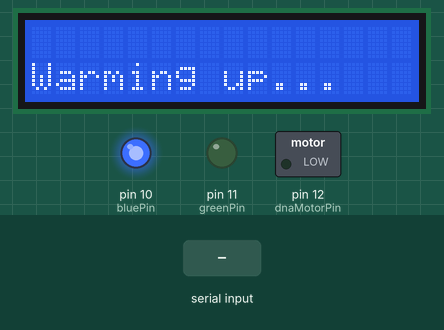
The sketch below on a simulated Arduino Uno, built with avr-gcc and run on an emulated ATmega328P. Parts: 16×2 character LCD, switched loads named in the sketch (green lamp = pin HIGH), output pins drawn as LEDs (lit = HIGH). The inputs (shaded band) are chosen by the test bench. What the sketch prints to the serial monitor is not drawn.

Above: at 1.5 s.
At 6.0 s:
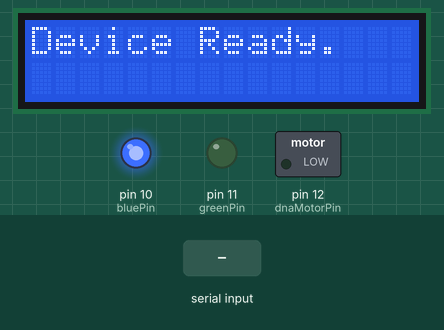
6.1 s: "I" received over Serial
At 6.26 s:
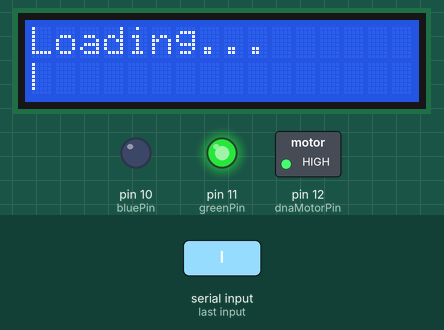
At 6.86 s:
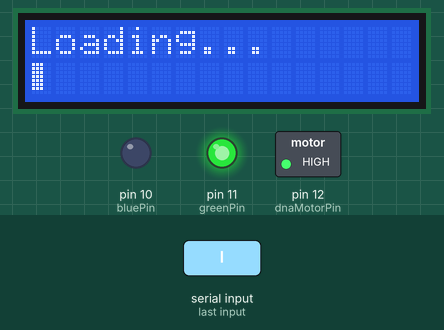
Timing chart, 0 to 9.1 s (numbered marks = the images above; inputs shaded):
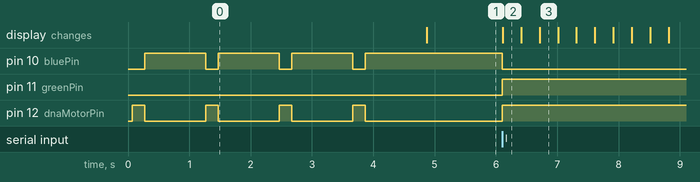

The sketch:

junkware.ino
```cpp
#include <LiquidCrystal.h>

LiquidCrystal lcd(2,3,4,5,6,7);

int dnaMotorPin = 12;
int dnaSwitchPin = 13;

int bluePin = 10;
int greenPin = 11;
int redPin = 10;

long start=0;
int sequencingDuration = 1000;

boolean DNAisReady = false;
boolean DNAstarted = false;
boolean DNAinit = false;
boolean DNAdone = false;

void setup() {
  Serial.begin(9600);
  lcd.begin(16,2);

  pinMode(dnaSwitchPin, INPUT);

  pinMode(bluePin, OUTPUT);
  pinMode(greenPin, OUTPUT);
  pinMode(redPin, OUTPUT);

  pinMode(dnaMotorPin, OUTPUT);

  initBoard();
}

void initBoard() {

  // init
  Serial.println("device reset");
  DNAisReady = false;
  DNAstarted = false;
  DNAinit = false;
  DNAdone = false;

  digitalWrite(bluePin, LOW);
  digitalWrite(redPin, LOW);
  digitalWrite(greenPin, LOW);
  lcd.clear();

  //
  Serial.println("Device init");
  lcd.clear();
  lcd.setCursor(0,1);
  lcd.print("Warming up...");

  // fake init behaviour
  for(int i=0; i<4; i++) {
    digitalWrite(bluePin, LOW);
    digitalWrite(dnaMotorPin, HIGH);
    delay(200);
    digitalWrite(redPin, HIGH);
    digitalWrite(dnaMotorPin, LOW);
    delay(1000);
    digitalWrite(redPin, LOW);
  }
  Serial.println("device is ready");
  lcd.clear();
  lcd.setCursor(0,0);
  lcd.print("Device Ready.");
    digitalWrite(redPin, HIGH);
}

void loop() {
//  Serial.println(digitalRead(dnaSwitchPin));
  /*
  if( digitalRead(dnaSwitchPin)==LOW) {
    delay(1000);
    initBoard();
    lcd.setCursor(0,0);
    lcd.print("Waiting for order.");
    digitalWrite(bluePin, HIGH);
    DNAisReady = true;
    Serial.println("device is ready");
    delay(1000);
  }
  */

  if (Serial.available()) {
    char order = Serial.read();
    Serial.println(order);
    if(order == 'I') { // && DNAisReady == true) {
      Serial.println("Order received !");
//      initBoard();
      analyzeDNA();
//      DNAisReady = false;
    }
 }
}


void analyzeDNA() {

   Serial.println("device up");
   digitalWrite(bluePin, LOW);
   digitalWrite(greenPin, HIGH);
   digitalWrite(dnaMotorPin, HIGH);

   lcd.clear();
   loader();
   delay(sequencingDuration);

   Serial.println("device done");
   digitalWrite(dnaMotorPin, LOW);

   digitalWrite(bluePin, HIGH);
   digitalWrite(greenPin, LOW);

   lcd.clear();
   lcd.setCursor(0,0);
   lcd.print("Test Done.");
   lcd.setCursor(0,1);
   lcd.print("Success !!");
}

void loader() {
  byte p20[8] = {
    B10000,
    B10000,
    B10000,
    B10000,
    B10000,
    B10000,
    B10000,
  };
  byte p40[8] = {
    B11000,
    B11000,
    B11000,
    B11000,
    B11000,
    B11000,
    B11000,
  };
  byte p60[8] = {
    B11100,
    B11100,
    B11100,
    B11100,
    B11100,
    B11100,
    B11100,
  };
  byte p80[8] = {
    B11110,
    B11110,
    B11110,
    B11110,
    B11110,
    B11110,
    B11110,
  };
  byte p100[8] = {
    B11111,
    B11111,
    B11111,
    B11111,
    B11111,
    B11111,
    B11111,
  };

  //Make progress characters
  int total=0;
  lcd.createChar(0, p20);
  lcd.createChar(1, p40);
  lcd.createChar(2, p60);
  lcd.createChar(3, p80);
  lcd.createChar(4, p100);

  lcd.setCursor(0,0);
  lcd.print("Loading...");
  lcd.setCursor(0,1);
  lcd.print("                ");
  for (int i = 0; i<16; i++) {
    for (int j=0; j<5; j++) {
      lcd.setCursor(i, 1);
      lcd.write(j);
      delay(300);
      total=total+300;
    }
  }
  Serial.println(total);
}
```

Measured:
- after the input at 6.1 s, pin 10 (bluePin): HIGH → LOW at once; pin 11 (greenPin), pin 12 (dnaMotorPin): LOW → HIGH at once; the display: changes at once (image 2)
